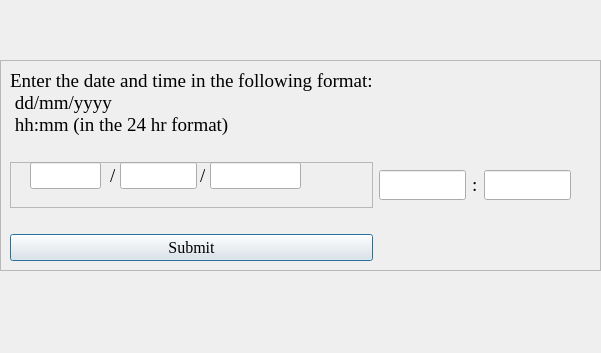
<?xml version="1.0" encoding="UTF-8"?>
<ui version="4.0">
 <class>Dialog</class>
 <widget class="QDialog" name="Dialog">
  <property name="geometry">
   <rect>
    <x>0</x>
    <y>0</y>
    <width>601</width>
    <height>353</height>
   </rect>
  </property>
  <property name="windowTitle">
   <string>Dialog</string>
  </property>
  <widget class="QLabel" name="BG">
   <property name="geometry">
    <rect>
     <x>0</x>
     <y>-10</y>
     <width>601</width>
     <height>361</height>
    </rect>
   </property>
   <property name="text">
    <string/>
   </property>
   <property name="pixmap">
    <pixmap>../bg.png</pixmap>
   </property>
   <property name="scaledContents">
    <bool>true</bool>
   </property>
  </widget>
  <widget class="QScrollArea" name="scrollArea">
   <property name="geometry">
    <rect>
     <x>0</x>
     <y>60</y>
     <width>601</width>
     <height>211</height>
    </rect>
   </property>
   <property name="widgetResizable">
    <bool>true</bool>
   </property>
   <widget class="QWidget" name="Container">
    <property name="geometry">
     <rect>
      <x>0</x>
      <y>0</y>
      <width>599</width>
      <height>209</height>
     </rect>
    </property>
    <layout class="QGridLayout" name="gridLayout">
     <item row="2" column="0">
      <widget class="QFrame" name="frame_2">
       <property name="frameShape">
        <enum>QFrame::StyledPanel</enum>
       </property>
       <property name="frameShadow">
        <enum>QFrame::Raised</enum>
       </property>
       <widget class="QLineEdit" name="dd">
        <property name="geometry">
         <rect>
          <x>20</x>
          <y>0</y>
          <width>71</width>
          <height>27</height>
         </rect>
        </property>
        <property name="font">
         <font>
          <family>Times New Roman</family>
          <pointsize>14</pointsize>
         </font>
        </property>
        <property name="cursorPosition">
         <number>0</number>
        </property>
       </widget>
       <widget class="QLabel" name="label">
        <property name="geometry">
         <rect>
          <x>100</x>
          <y>0</y>
          <width>5</width>
          <height>27</height>
         </rect>
        </property>
        <property name="font">
         <font>
          <family>Times New Roman</family>
          <pointsize>14</pointsize>
         </font>
        </property>
        <property name="text">
         <string>/</string>
        </property>
       </widget>
       <widget class="QLineEdit" name="mm">
        <property name="geometry">
         <rect>
          <x>110</x>
          <y>0</y>
          <width>77</width>
          <height>27</height>
         </rect>
        </property>
        <property name="font">
         <font>
          <family>Times New Roman</family>
          <pointsize>14</pointsize>
         </font>
        </property>
        <property name="cursorPosition">
         <number>0</number>
        </property>
       </widget>
       <widget class="QLabel" name="label_2">
        <property name="geometry">
         <rect>
          <x>190</x>
          <y>0</y>
          <width>5</width>
          <height>27</height>
         </rect>
        </property>
        <property name="font">
         <font>
          <family>Times New Roman</family>
          <pointsize>14</pointsize>
         </font>
        </property>
        <property name="text">
         <string>/</string>
        </property>
       </widget>
       <widget class="QLineEdit" name="yy">
        <property name="geometry">
         <rect>
          <x>200</x>
          <y>0</y>
          <width>91</width>
          <height>27</height>
         </rect>
        </property>
        <property name="font">
         <font>
          <family>Times New Roman</family>
          <pointsize>14</pointsize>
         </font>
        </property>
        <property name="cursorPosition">
         <number>0</number>
        </property>
       </widget>
      </widget>
     </item>
     <item row="2" column="4">
      <spacer name="verticalSpacer_2">
       <property name="orientation">
        <enum>Qt::Vertical</enum>
       </property>
       <property name="sizeHint" stdset="0">
        <size>
         <width>20</width>
         <height>40</height>
        </size>
       </property>
      </spacer>
     </item>
     <item row="1" column="0">
      <spacer name="horizontalSpacer">
       <property name="orientation">
        <enum>Qt::Horizontal</enum>
       </property>
       <property name="sizeHint" stdset="0">
        <size>
         <width>40</width>
         <height>20</height>
        </size>
       </property>
      </spacer>
     </item>
     <item row="4" column="0">
      <widget class="QPushButton" name="Submit">
       <property name="font">
        <font>
         <family>Times New Roman</family>
         <pointsize>12</pointsize>
        </font>
       </property>
       <property name="text">
        <string>Submit</string>
       </property>
      </widget>
     </item>
     <item row="0" column="0">
      <widget class="QLabel" name="Heading">
       <property name="font">
        <font>
         <family>Times New Roman</family>
         <pointsize>14</pointsize>
        </font>
       </property>
       <property name="text">
        <string>Enter the date and time in the following format: 
 dd/mm/yyyy
 hh:mm (in the 24 hr format)</string>
       </property>
      </widget>
     </item>
     <item row="2" column="2">
      <widget class="QLabel" name="label_3">
       <property name="font">
        <font>
         <family>Times New Roman</family>
         <pointsize>14</pointsize>
        </font>
       </property>
       <property name="text">
        <string>:</string>
       </property>
      </widget>
     </item>
     <item row="2" column="3">
      <widget class="QLineEdit" name="mins">
       <property name="font">
        <font>
         <family>Times New Roman</family>
         <pointsize>14</pointsize>
        </font>
       </property>
       <property name="cursorPosition">
        <number>0</number>
       </property>
      </widget>
     </item>
     <item row="2" column="1">
      <widget class="QLineEdit" name="hh">
       <property name="font">
        <font>
         <family>Times New Roman</family>
         <pointsize>14</pointsize>
        </font>
       </property>
       <property name="cursorPosition">
        <number>0</number>
       </property>
      </widget>
     </item>
     <item row="3" column="0">
      <spacer name="horizontalSpacer_2">
       <property name="orientation">
        <enum>Qt::Horizontal</enum>
       </property>
       <property name="sizeHint" stdset="0">
        <size>
         <width>40</width>
         <height>20</height>
        </size>
       </property>
      </spacer>
     </item>
    </layout>
   </widget>
  </widget>
 </widget>
 <resources/>
 <connections/>
</ui>
